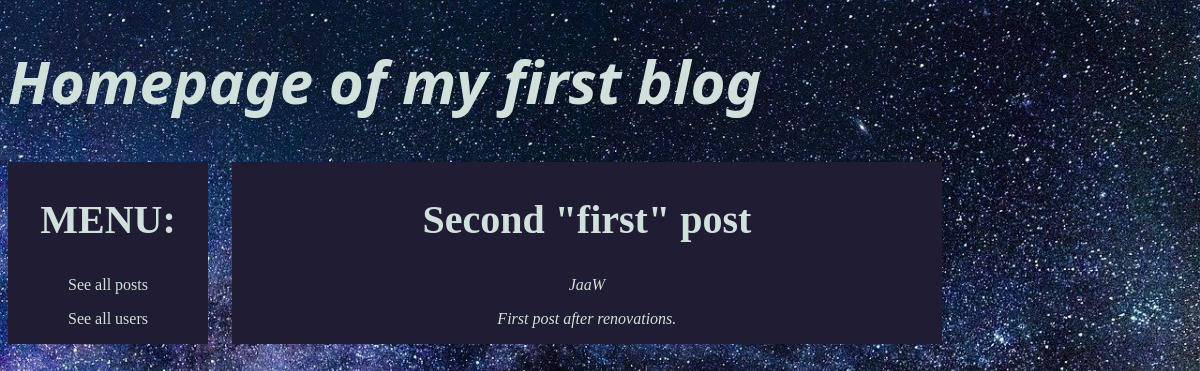
The app's page /posts/1/ with its own data.
### posts/models.py (models this page shows)
class Post(models.Model):
    created = models.DateTimeField(auto_now_add=True)       # Automatic saving time of created post
    title = models.CharField(max_length=100, blank=False)
    content = models.TextField()
    author = models.CharField(max_length=100, blank=False)
    owner = models.ForeignKey('auth.user', related_name='posts', on_delete=models.CASCADE)
    class Meta:
        ordering = ['created']                              # Ordering by date of creating posts

### posts/views.py (the view, shortened to what this page needs)
class PostViewSet(viewsets.ModelViewSet):
    queryset = Post.objects.all()
    serializer_class = PostSerializer
    permission_classes = [permissions.IsAuthenticatedOrReadOnly, IsOwnerOrReadOnly]    # un-authetcated only read
    def retrieve(self, request, pk=None):
        post_data =Post.objects.get(id = pk)
        data = {'post': post_data}
        return render(request, 'post_detail.html', data)

### posts/templates/post_detail.html
{% extends 'base.html' %}
{% block contents %}
{%if post%}
    <h2 style="text-align: center">{{post.title}} </h2>
    <p style="font-style: italic;">{{post.author}}</p>
    <p style="font-style: italic;">{{post.content}} </p>
{%else%}
    <p> Post not exist!!!</p>
{%endif%}
{% endblock contents%}

### assets/style.css (style rules this page uses)
body { background-color: #201c33; background-image: url(images/nigthSkyBackground.jpg); background-repeat: no-repeat; background-size: cover; }
h2 { color:#d0e1dc; text-decoration: solid; font-size: 40px; }
p { color:#d0e1dc; text-decoration: solid; }

### records on screen
Post: title "Second \"first\" post", author "JaaW", content "First post after renovations."
